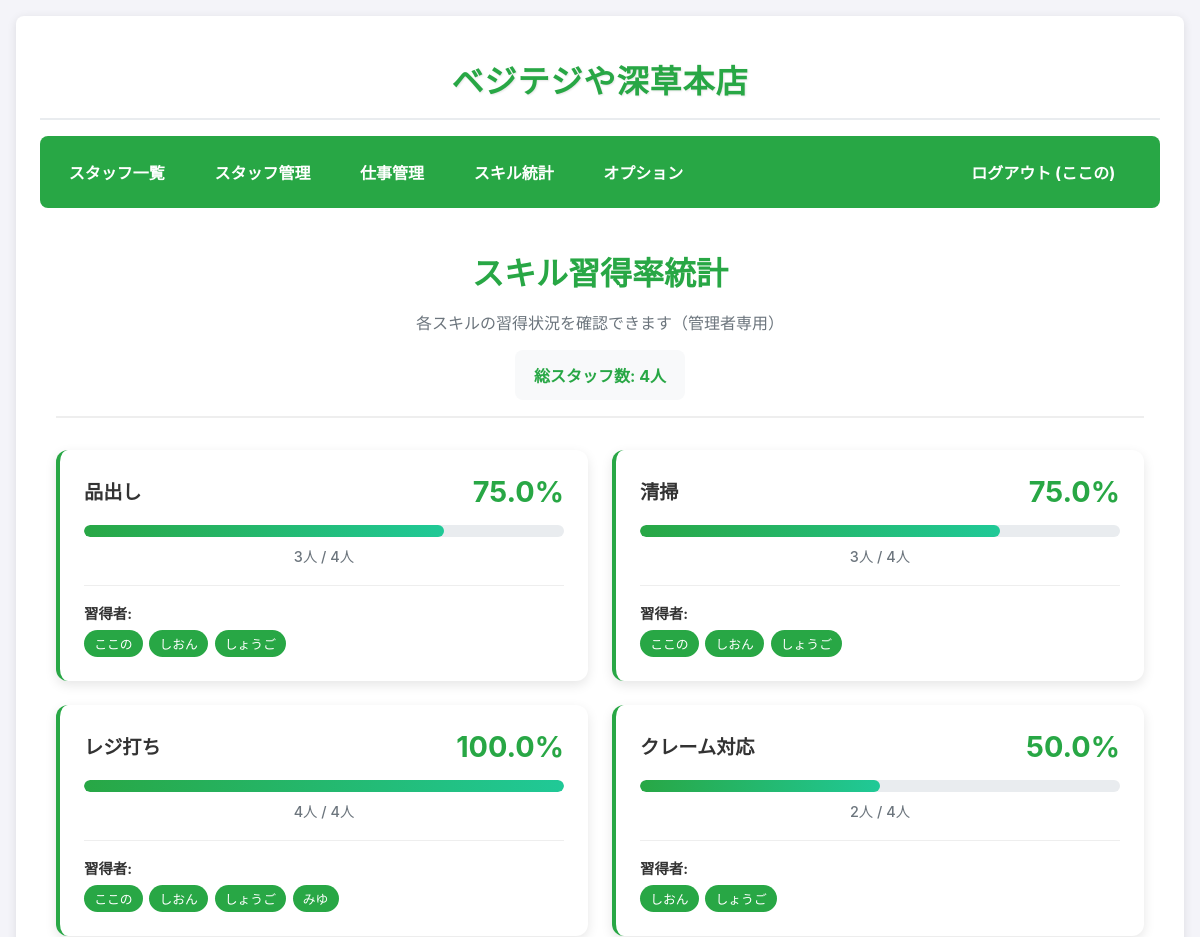
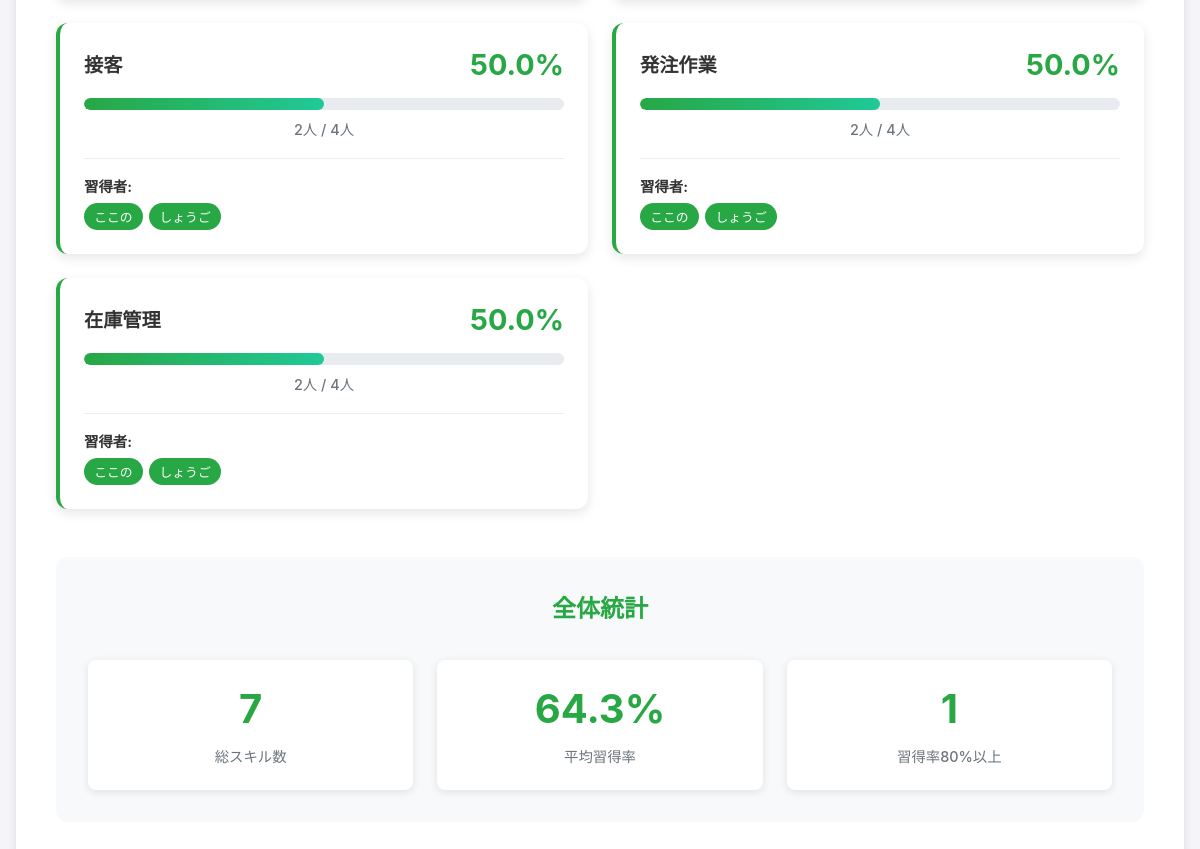
Page /admin/skill_stats (signed in) on the committed database (2 pictures, top to bottom).
### app.py (models this page shows, shortened)
class User(UserMixin, db.Model):
    id = db.Column(db.Integer, primary_key=True)
    username = db.Column(db.String(80), unique=True, nullable=False)
    password_hash = db.Column(db.String(255), nullable=False)
    role = db.Column(db.String(80), nullable=False, default='staff')
    is_first_login = db.Column(db.Boolean, default=True)
    order_index = db.Column(db.Integer, default=0)
    skills = db.relationship('UserSkill', backref='user', cascade="all, delete-orphan")

class Task(db.Model):
    id = db.Column(db.Integer, primary_key=True)
    name = db.Column(db.String(120), nullable=False, unique=True)
    order_index = db.Column(db.Integer, default=0)

### app.py (the view, shortened to what this page needs)
@app.route('/admin/skill_stats')
@admin_required
def skill_stats():
    users = User.query.filter(User.username != 'admin').all()
    tasks = Task.query.order_by(Task.order_index, Task.id).all()
    skill_statistics = []
    total_users = len(users)
    for task in tasks:
        if total_users > 0:
            skilled_users = UserSkill.query.join(User).filter(
                UserSkill.task_id == task.id,
                UserSkill.can_do == True,
                User.username != 'admin'
            ).all()
            skilled_count = len(skilled_users)
            mastery_rate = (skilled_count / total_users) * 100
            skilled_user_names = [User.query.get(skill.user_id).username for skill in skilled_users]
            skill_statistics.append({
                'task': task,
                'skilled_count': skilled_count,
                'total_count': total_users,
                'mastery_rate': round(mastery_rate, 1),
                'skilled_users': skilled_user_names
            })
    return render_template('admin_skill_stats.html',
                         skill_statistics=skill_statistics,
                         total_users=total_users)

### app.py (called while the page is built)
@login_manager.user_loader
def load_user(user_id):
    return User.query.get(int(user_id))

def admin_required(f):
    @wraps(f)
    @login_required
    def decorated_function(*args, **kwargs):
        if current_user.role != 'admin':
            flash('このページにアクセスする権限がありません。')
            return redirect(url_for('dashboard'))
        return f(*args, **kwargs)
    return decorated_function

### templates/admin_skill_stats.html (shortened to what this page needs)
{% extends "base.html" %}
{% block content %}
  <div class="skill-stats-container">
    <div class="stats-header">
      <h1>スキル習得率統計</h1>
      <p class="stats-description">各スキルの習得状況を確認できます（管理者専用）</p>
      <div class="stats-summary">
        <span class="total-staff">総スタッフ数: {{ total_users }}人</span>
      </div>
    </div>
    <div class="stats-grid">
      {% for stat in skill_statistics %}
      <div class="skill-stat-card">
        <div class="skill-header">
          <h3 class="skill-name">{{ stat.task.name }}</h3>
          <div class="skill-percentage">{{ stat.mastery_rate }}%</div>
        </div>
        <div class="progress-container">
          <div class="progress-bar">
            <div class="progress-fill" style="width: {{ stat.mastery_rate }}%"></div>
          </div>
          <div class="progress-text">
            {{ stat.skilled_count }}人 / {{ stat.total_count }}人
          </div>
        </div>
        {% if stat.skilled_users %}
        <div class="skilled-users">
          <strong>習得者:</strong>
          <div class="user-tags">
            {% for user in stat.skilled_users %}
            <span class="user-tag">{{ user }}</span>
            {% endfor %}
          </div>
        </div>
        {% else %}
        <div class="no-skilled-users">
          <span class="no-users-text">まだ習得者がいません</span>
        </div>
        {% endif %}
      </div>
      {% endfor %}
    </div>
    <div class="overall-stats">
      <h2>全体統計</h2>
      <div class="stats-summary-grid">
        <div class="summary-card">
          <div class="summary-number">{{ skill_statistics|length }}</div>
          <div class="summary-label">総スキル数</div>
        </div>
        <div class="summary-card">
          <div class="summary-number">
            {% set avg_rate = (skill_statistics|sum(attribute='mastery_rate') / skill_statistics|length) if skill_statistics else 0 %}
            {{ "%.1f"|format(avg_rate) }}%
          </div>
          <div class="summary-label">平均習得率</div>
        </div>
        <div class="summary-card">
          <div class="summary-number">
            {% set high_mastery = skill_statistics|selectattr('mastery_rate', 'ge', 80)|list|length %}
            {{ high_mastery }}
          </div>
          <div class="summary-label">習得率80%以上</div>
        </div>
      </div>
    </div>
  </div>
{% endblock %}

### templates/base.html (shortened to what this page needs)
<!doctype html>
<html lang="ja">
  <head>
  </head>
  <body>
    <div class="container">
      {% if current_user.is_authenticated %}
      <div class="site-header">
        <h1 class="site-title">ベジテジや深草本店</h1>
      </div>
      {% endif %}
     <nav>
        {% if current_user.is_authenticated %}
          <div class="nav-left">
            <a href="{{ url_for('dashboard') }}">スタッフ一覧</a>
            {% if current_user.role == 'admin' %}
              <a href="{{ url_for('manage_users') }}">スタッフ管理</a>
              <a href="{{ url_for('manage_tasks') }}">仕事管理</a>
              <a href="{{ url_for('skill_stats') }}">スキル統計</a>
              <a href="{{ url_for('admin_settings') }}">オプション</a>
            {% endif %}
          </div>
          <div class="nav-right">
            <a href="{{ url_for('logout') }}">ログアウト ({{ current_user.username }})</a>
          </div>
        {% endif %}
      </nav>
      {% block content %}{% endblock %}
    </div>
  </body>
</html>

### templates/base.html (style rules this page uses)
body { font-family: -apple-system, BlinkMacSystemFont, 'Segoe UI', Roboto, sans-serif; margin: 0; padding: 1em; background-color: #f4f4f9; color: #333; font-size: 16px; }
.site-header { text-align: center; margin-bottom: 1em; padding: 1em 0; border-bottom: 2px solid #e9ecef; }
.site-title { margin: 0; color: #28a745; font-size: 2em; font-weight: bold; text-shadow: 1px 1px 2px rgba(0,0,0,0.1); letter-spacing: 1px; }
nav { background-color: #28a745; padding: 1em; border-radius: 8px; margin-bottom: 1.5em; display: flex; flex-wrap: wrap; align-items: center; justify-content: space-between; }
nav a { color: white !important; text-decoration: none; margin-right: 1em; font-weight: bold; padding: 0.5em 0.8em; border-radius: 4px; transition: background-color 0.2s; }
.nav-left { display: flex; flex-wrap: wrap; gap: 0.5em; }
.nav-right { margin-left: auto; }
.container { max-width: 1200px; margin: 0 auto; background: white; padding: 1.5em; border-radius: 8px; box-shadow: 0 2px 10px rgba(0,0,0,0.1); }
h1, h2 { color: #28a745; margin-top: 0; }

### templates/admin_skill_stats.html (style rules this page uses)
.skill-stats-container { max-width: 1200px; margin: 0 auto; padding: 1em; }
.stats-header { text-align: center; margin-bottom: 2em; padding-bottom: 1em; border-bottom: 2px solid #eee; }
.stats-header h1 { margin-bottom: 0.5em; color: #28a745; }
.stats-description { color: #6c757d; margin-bottom: 1em; }
.stats-summary { background: #f8f9fa; padding: 0.8em 1.2em; border-radius: 8px; display: inline-block; }
.total-staff { font-weight: bold; color: #28a745; }
.stats-grid { display: grid; grid-template-columns: repeat(auto-fit, minmax(350px, 1fr)); gap: 1.5em; margin-bottom: 3em; }
.skill-stat-card { background: white; border-radius: 12px; padding: 1.5em; box-shadow: 0 4px 12px rgba(0,0,0,0.1); border-left: 4px solid #28a745; transition: transform 0.2s, box-shadow 0.2s; }
.skill-header { display: flex; justify-content: space-between; align-items: center; margin-bottom: 1em; }
.skill-name { margin: 0; color: #333; font-size: 1.2em; }
.skill-percentage { font-size: 1.8em; font-weight: bold; color: #28a745; }
.progress-container { margin-bottom: 1.2em; }
.progress-bar { width: 100%; height: 12px; background: #e9ecef; border-radius: 6px; overflow: hidden; margin-bottom: 0.5em; }
.progress-fill { height: 100%; background: linear-gradient(90deg, #28a745, #20c997); border-radius: 6px; transition: width 0.8s ease; }
.progress-text { text-align: center; font-size: 0.9em; color: #6c757d; font-weight: 500; }
.skilled-users { border-top: 1px solid #eee; padding-top: 1em; }
.skilled-users strong { color: #333; font-size: 0.9em; display: block; margin-bottom: 0.5em; }
.user-tags { display: flex; flex-wrap: wrap; gap: 0.4em; }
.user-tag { background: #28a745; color: white; padding: 0.3em 0.8em; border-radius: 15px; font-size: 0.8em; font-weight: 500; }
.overall-stats { background: #f8f9fa; padding: 2em; border-radius: 12px; margin-top: 2em; }
.overall-stats h2 { text-align: center; margin-bottom: 1.5em; color: #28a745; }
.stats-summary-grid { display: grid; grid-template-columns: repeat(auto-fit, minmax(180px, 1fr)); gap: 1.5em; }
.summary-card { background: white; padding: 1.5em; border-radius: 8px; text-align: center; box-shadow: 0 2px 8px rgba(0,0,0,0.1); }
.summary-number { font-size: 2.5em; font-weight: bold; color: #28a745; margin-bottom: 0.3em; }
.summary-label { color: #6c757d; font-size: 0.9em; font-weight: 500; }

### rows in the picture
User: username "ここの"
Task: task.name "品出し"
User: username "しおん"
User: username "しょうご"
Task: task.name "清掃"
Task: task.name "レジ打ち"
User: username "みゆ"
Task: task.name "クレーム対応"
Task: task.name "接客"
Task: task.name "発注作業"
Task: task.name "在庫管理"

### other values in the picture
{{ total_users }} "4"
{{ stat.mastery_rate }} "75.0" "75.0" "100.0" "50.0" "50.0" "50.0" "50.0"
{{ stat.skilled_count }} "3" "3" "4" "2" "2" "2" "2"
{{ stat.total_count }} "4" "4" "4" "4" "4" "4" "4"
{{ skill_statistics|length }} "7"
{{ "%.1f"|format(avg_rate) }} "64.3"
{{ high_mastery }} "1"
